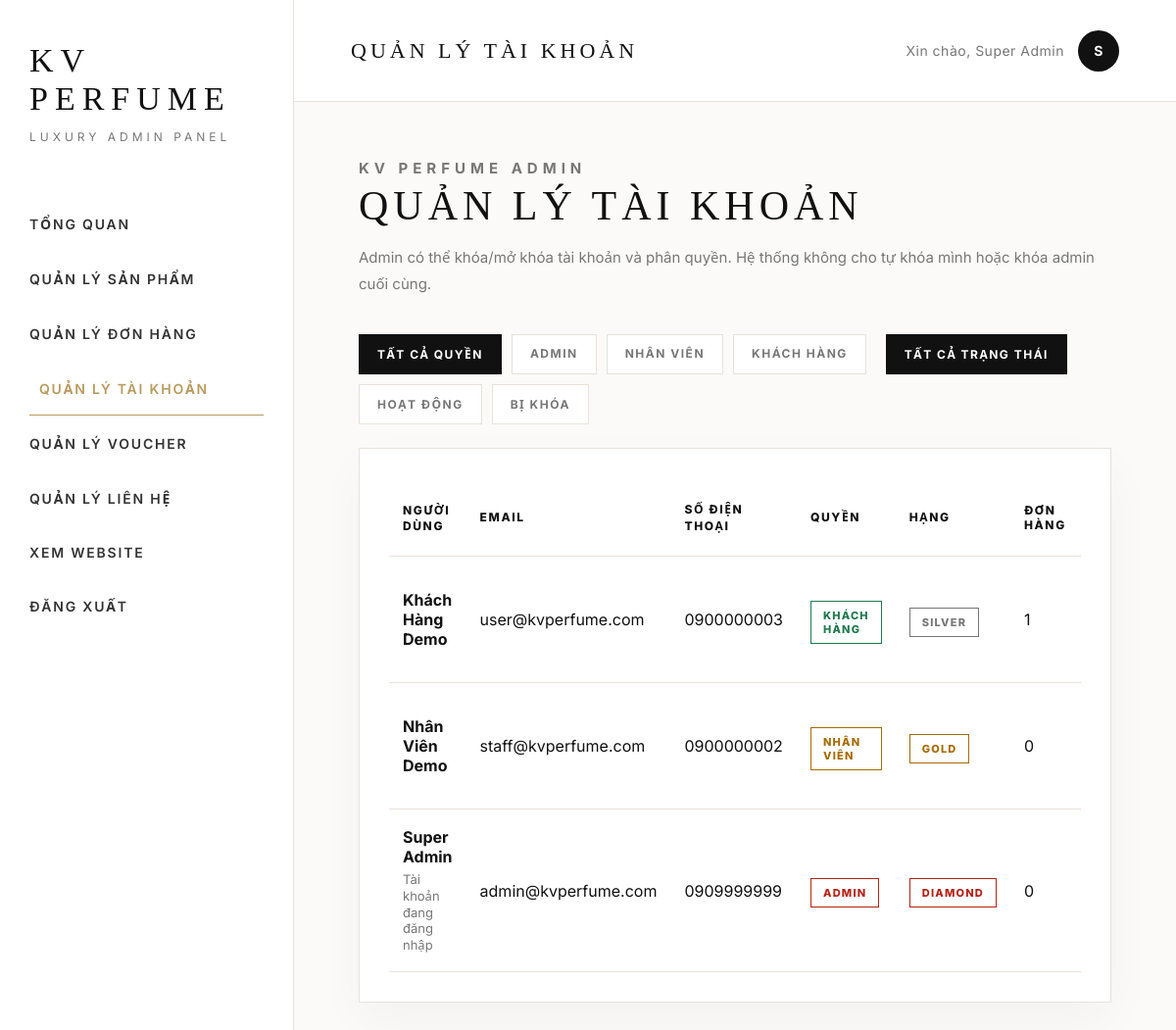
Page /?url=admin/user/index (signed in) on the committed database.
### tables this page shows
CREATE TABLE users (
    id INT AUTO_INCREMENT PRIMARY KEY,
    full_name VARCHAR(100) NOT NULL,
    email VARCHAR(100) NOT NULL UNIQUE,
    phone VARCHAR(20) UNIQUE,

    gender ENUM('male','female','other') NULL,
    birthday DATE NULL,
    address VARCHAR(255) NULL,
    city VARCHAR(100) NULL,

    password VARCHAR(255) NOT NULL,
    avatar VARCHAR(255),
    role ENUM('user', 'staff', 'admin') NOT NULL DEFAULT 'user',
    status ENUM('active', 'locked') NOT NULL DEFAULT 'active',
    rank_level ENUM('silver', 'gold', 'diamond') NOT NULL DEFAULT 'silver',
    total_spent DECIMAL(12,2) NOT NULL DEFAULT 0,
    created_at DATETIME NOT NULL DEFAULT CURRENT_TIMESTAMP,
    updated_at DATETIME NULL DEFAULT NULL ON UPDATE CURRENT_TIMESTAMP
);

### app/controller/admin/UserController.php (called while the page is built, shortened)
<?php
require_once __DIR__ . '/../../models/UserModel.php';
class UserController extends Controller
{
    private UserModel $userModel;
    public function __construct()
    {
        $this->userModel = new UserModel();
    }
    public function index()
    {
        $role = $_GET['role'] ?? 'all';
        $status = $_GET['status'] ?? 'all';
        $users = $this->userModel->getAllUsers($role, $status);
        $this->renderAdmin('admin/User/index', [
            'title' => 'Quản lý tài khoản',
            'users' => $users,
            'role' => $role,
            'status' => $status,
            'message' => $this->getMessage($_GET['msg'] ?? ''),
            'error' => $this->getError($_GET['error'] ?? '')
        ]);
    }
    private function getMessage($key)
    {
        if ($key === '') {
            return '';
        }
        $messages = [
            'locked' => 'Đã khóa tài khoản thành công.',
            'unlocked' => 'Đã mở khóa tài khoản thành công.',
            'role_updated' => 'Cập nhật quyền tài khoản thành công.'
        ];
        return $messages[$key] ?? '';
    }
    private function getError($key)
    {
        if ($key === '') {
            return '';
        }
        $errors = [
            'invalid_id' => 'Mã tài khoản không hợp lệ.',
            'not_found' => 'Không tìm thấy tài khoản.',
            'method_not_allowed' => 'Thao tác không hợp lệ.',
            'invalid_role' => 'Quyền tài khoản không hợp lệ.',
            'cannot_lock_self' => 'Bạn không thể tự khóa tài khoản đang đăng nhập.',
            'cannot_downgrade_self' => 'Bạn không thể tự hạ quyền tài khoản admin đang đăng nhập.',
            'last_admin' => 'Không thể thực hiện vì hệ thống phải còn ít nhất một tài khoản admin hoạt động.',
            'update_failed' => 'Cập nhật tài khoản thất bại.'
        ];
        return $errors[$key] ?? 'Có lỗi xảy ra. Vui lòng kiểm tra lại.';
    }
}

### core/app.php (called while the page is built, shortened)
<?php
class App
{
    protected $controller = 'HomeController';
    protected $action = 'index';
    public function __construct()
    {
        $url = $this->UrlProcess();
        $isAdmin = false;
        if (isset($url[0]) && strtolower($url[0]) === 'admin') {
            $isAdmin = true;
            unset($url[0]);
            $url = array_values($url);
        }
        if (isset($url[0]) && $url[0] !== '') {
            $controllerName = ucfirst($url[0]) . 'Controller';
            $controllerPath = $isAdmin
                ? './app/controller/admin/' . $controllerName . '.php'
                : './app/controller/Client/' . $controllerName . '.php';
            if (file_exists($controllerPath)) {
                $this->controller = $controllerName;
                unset($url[0]);
            } else {
                die('Không tìm thấy controller: ' . $controllerPath);
            }
        } else {
            $controllerPath = './app/controller/Client/' . $this->controller . '.php';
            if (file_exists($controllerPath)) {
                require_once $controllerPath;
            }
        }
        $this->controller = new $this->controller();
        if (isset($url[1])) {
            if (method_exists($this->controller, $url[1])) {
                $this->action = $url[1];
                unset($url[1]);
            }
        }
        $this->params = $url ? array_values($url) : [];
        call_user_func_array([$this->controller, $this->action], $this->params);
    }
    protected function UrlProcess()
    {
        if (isset($_GET['url'])) {
            return explode('/', filter_var(trim($_GET['url'], '/'), FILTER_SANITIZE_URL));
        }
        return [];
    }
}

### index.php (called while the page is built, shortened)
<?php
require_once __DIR__ . '/core/app.php';
$app = new App();

### app/models/Database.php (called while the page is built)
<?php
class Database
{
    private string $host = 'localhost';
    private string $dbname = 'kv_perfume';
    private string $username = 'root';
    private string $password = '';
    private string $charset = 'utf8mb4';
    private ?PDO $conn = null;
    public function connect(): PDO
    {
        if ($this->conn === null) {
            $dsn = "mysql:host={$this->host};dbname={$this->dbname};charset={$this->charset}";
            try {
                $this->conn = new PDO($dsn, $this->username, $this->password);
                $this->conn->setAttribute(PDO::ATTR_ERRMODE, PDO::ERRMODE_EXCEPTION);
                $this->conn->setAttribute(PDO::ATTR_DEFAULT_FETCH_MODE, PDO::FETCH_ASSOC);
                $this->conn->setAttribute(PDO::ATTR_EMULATE_PREPARES, false);
            } catch (PDOException $e) {
                die('Kết nối database thất bại: ' . $e->getMessage());
            }
        }
        return $this->conn;
    }
}

### app/models/UserModel.php (called while the page is built, shortened)
<?php
require_once __DIR__ . '/XLData.php';
class UserModel extends XLData
{
    public function getAllUsers($role = 'all', $status = 'all')
    {
        $sql = "SELECT u.*,
                       COUNT(o.id) AS total_orders,
                       COALESCE(SUM(CASE WHEN o.status = 'completed' THEN o.final_amount ELSE 0 END), 0) AS completed_spent
                FROM users u
                LEFT JOIN orders o ON u.id = o.user_id
                WHERE 1 = 1";
        $params = [];
        $sql .= " GROUP BY u.id ORDER BY u.id DESC";
        return $this->readItem($sql, $params);
    }
}
?>

### app/models/XLdata.php (called while the page is built, shortened)
<?php
require_once __DIR__ . '/Database.php';
class XlData extends Database
{
    protected PDO $db;
    public function __construct()
    {
        $this->db = $this->connect();
    }
    public function readItem(string $sql, array $params = []): array
    {
        $stmt = $this->db->prepare($sql);
        $stmt->execute($params);
        return $stmt->fetchAll();
    }
}

### app/views/admin/User/index.php (the view, shortened to what this page needs)
<div class="admin-page">
    <div class="admin-page-header">
        <div>
            <p class="admin-eyebrow">KV PERFUME ADMIN</p>
            <h1>Quản lý tài khoản</h1>
            <p>
                Admin có thể khóa/mở khóa tài khoản và phân quyền.
                Hệ thống không cho tự khóa mình hoặc khóa admin cuối cùng.
            </p>
        </div>
    </div>
    <div class="admin-toolbar">
        <a class="admin-filter <?php echo (($role ?? 'all') === 'all') ? 'active' : ''; ?>"
           href="?url=admin/user/index&role=all&status=<?php echo htmlspecialchars($status ?? 'all'); ?>">
            Tất cả quyền
        </a>
        <a class="admin-filter <?php echo (($role ?? '') === 'admin') ? 'active' : ''; ?>"
           href="?url=admin/user/index&role=admin&status=<?php echo htmlspecialchars($status ?? 'all'); ?>">
            Admin
        </a>
        <a class="admin-filter <?php echo (($role ?? '') === 'staff') ? 'active' : ''; ?>"
           href="?url=admin/user/index&role=staff&status=<?php echo htmlspecialchars($status ?? 'all'); ?>">
            Nhân viên
        </a>
        <a class="admin-filter <?php echo (($role ?? '') === 'user') ? 'active' : ''; ?>"
           href="?url=admin/user/index&role=user&status=<?php echo htmlspecialchars($status ?? 'all'); ?>">
            Khách hàng
        </a>
        <a class="admin-filter <?php echo (($status ?? 'all') === 'all') ? 'active' : ''; ?>"
           href="?url=admin/user/index&role=<?php echo htmlspecialchars($role ?? 'all'); ?>&status=all">
            Tất cả trạng thái
        </a>
        <a class="admin-filter <?php echo (($status ?? '') === 'active') ? 'active' : ''; ?>"
           href="?url=admin/user/index&role=<?php echo htmlspecialchars($role ?? 'all'); ?>&status=active">
            Hoạt động
        </a>
        <a class="admin-filter <?php echo (($status ?? '') === 'locked') ? 'active' : ''; ?>"
           href="?url=admin/user/index&role=<?php echo htmlspecialchars($role ?? 'all'); ?>&status=locked">
            Bị khóa
        </a>
    </div>
    <div class="admin-card">
        <div class="admin-table-wrap">
            <table class="admin-table">
                <thead>
                    <tr>
                        <th>Người dùng</th>
                        <th>Email</th>
                        <th>Số điện thoại</th>
                        <th>Quyền</th>
                        <th>Hạng</th>
                        <th>Đơn hàng</th>
                    </tr>
                </thead>
                <tbody>
                    <?php foreach ($users as $user): ?>
                        <?php
                            $id = (int)($user['id'] ?? 0);
                            $roleValue = $user['role'] ?? 'user';
                            $rank = $user['rank_level'] ?? 'silver';
                            $totalOrders = (int)($user['total_orders'] ?? 0);
                            $currentAdminId = (int)($_SESSION['user']['id'] ?? $_SESSION['user_id'] ?? 0);
                            $isSelf = $id === $currentAdminId;
                        ?>
                        <tr>
                            <td>
                                <strong><?php echo htmlspecialchars($user['full_name'] ?? ''); ?></strong>
                                <?php if ($isSelf): ?>
                                    <span class="admin-mini-note">Tài khoản đang đăng nhập</span>
                                <?php endif; ?>
                            </td>
                            <td><?php echo htmlspecialchars($user['email'] ?? ''); ?></td>
                            <td>
                                <?php echo !empty($user['phone']) ? htmlspecialchars($user['phone']) : '<span class="admin-muted">Chưa có</span>'; ?>
                            </td>
                            <td>
                                <?php if ($roleValue === 'admin'): ?>
                                    <span class="admin-badge danger">Admin</span>
                                <?php elseif ($roleValue === 'staff'): ?>
                                    <span class="admin-badge warning">Nhân viên</span>
                                <?php else: ?>
                                    <span class="admin-badge active">Khách hàng</span>
                                <?php endif; ?>
                            </td>
                            <td>
                                <?php if ($rank === 'diamond'): ?>
                                    <span class="admin-badge danger">Diamond</span>
                                <?php elseif ($rank === 'gold'): ?>
                                    <span class="admin-badge warning">Gold</span>
                                <?php else: ?>
                                    <span class="admin-badge hidden">Silver</span>
                                <?php endif; ?>
                            </td>
                            <td><?php echo $totalOrders; ?></td>
                        </tr>
                    <?php endforeach; ?>
                </tbody>
            </table>
        </div>
    </div>
</div>

### app/views/admin/Layouts/Header.php (style rules this page uses)
:root { --primary-black: #111111; --soft-black: #1f1f1f; --white: #ffffff; --ivory: #fbfaf8; --cream: #f6f2ec; --border: #e7e2dc; --muted: #777777; --gold: #b89b5e; --danger: #b42318; --success: #1f7a4d; --warning: #a66b00; --font-serif: "Playfair Display", Georgia, "Times New Roman", serif; --font-sans: "Inter", "Segoe UI", Arial, sans-serif; }
* { box-sizing: border-box; }
body { margin: 0; background: var(--white); color: var(--primary-black); font-family: var(--font-sans); }
a { color: inherit; text-decoration: none; }
.admin-page-header { margin-bottom: 38px; display: flex; justify-content: space-between; align-items: flex-start; gap: 30px; }
.admin-eyebrow { margin: 0 0 14px; color: var(--gold); font-size: 12px; font-weight: 700; letter-spacing: 5px; text-transform: uppercase; }
.admin-page-header h1 { margin: 0 0 14px; font-family: var(--font-serif); font-size: 42px; font-weight: 400; letter-spacing: 5px; text-transform: uppercase; line-height: 1.2; }
.admin-page-header p { margin: 0; max-width: 850px; color: var(--muted); line-height: 1.8; font-size: 15px; }
.admin-card, .admin-stat-card { background: var(--white); border: 1px solid var(--border); padding: 30px; margin-bottom: 28px; box-shadow: 0 18px 45px rgba(0,0,0,.035); }
.admin-toolbar { display: flex; flex-wrap: wrap; gap: 10px; margin-bottom: 24px; }
.admin-filter { padding: 11px 18px; border: 1px solid var(--border); background: var(--white); color: var(--muted); font-size: 12px; font-weight: 700; letter-spacing: 1.5px; text-transform: uppercase; transition: .2s ease; }
.admin-filter.active, .admin-filter:hover { background: var(--primary-black); border-color: var(--primary-black); color: var(--white); }
.admin-table-wrap { overflow-x: auto; }
.admin-table { width: 100%; min-width: 950px; border-collapse: collapse; }
.admin-table th { padding: 16px 14px; text-align: left; border-bottom: 1px solid var(--border); font-size: 12px; font-weight: 800; letter-spacing: 1.6px; text-transform: uppercase; }
.admin-table td { padding: 18px 14px; border-bottom: 1px solid var(--border); vertical-align: middle; }
.admin-table td span { display: block; margin-top: 5px; color: var(--muted); font-size: 13px; }
.admin-badge { display: inline-flex !important; padding: 7px 12px; border: 1px solid currentColor; font-size: 11px !important; font-weight: 800; letter-spacing: 1.2px; text-transform: uppercase; background: transparent; }
.admin-badge.active, .admin-badge.success { color: var(--success); }
.admin-badge.warning { color: var(--warning); }
.admin-badge.danger { color: var(--danger); }
.admin-badge.hidden { color: var(--muted); }

### rows in the picture
users: full_name "Khách Hàng Demo", email "user@kvperfume.com", phone "0900000003", role "KHÁCH HÀNG", rank_level "SILVER", totalOrders "1"
users: full_name "Nhân Viên Demo", email "staff@kvperfume.com", phone "0900000002", role "NHÂN VIÊN", rank_level "GOLD", totalOrders "0"
users: full_name "Super Admin", shows "Tài khoản đang đăng nhập", email "admin@kvperfume.com", phone "0909999999", role "ADMIN", rank_level "DIAMOND", totalOrders "0"

### other values in the picture
$pageTitle "QUẢN LÝ TÀI KHOẢN"
$adminName "Super Admin"
mb_substr($adminName, 0, 1, 'UTF-8') "S"
